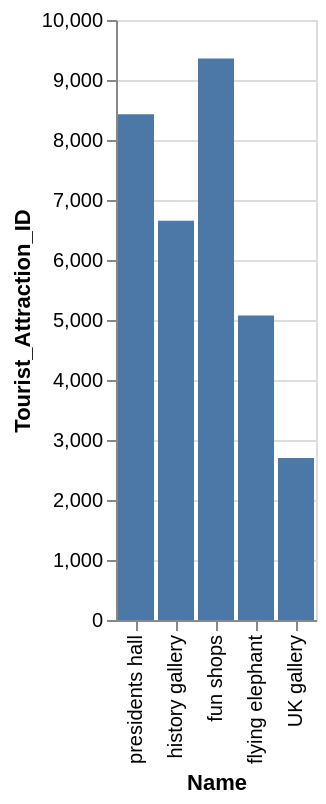

Vega-Lite specification stored for this chart:
### Vega-Lite specification from a JSON file in a GitHub repository (floating-point values rounded to 4 significant figures)
{"data": {"values": [{"x_data": "UK gallery", "y_data": 2701}, {"x_data": "flying elephant", "y_data": 5076}, {"x_data": "history gallery", "y_data": 6653}, {"x_data": "presidents hall", "y_data": 8429}, {"x_data": "fun shops", "y_data": 9360}]}, "mark": "bar", "encoding": {"x": {"field": "x_data", "type": "nominal", "title": "Name", "sort": "descending"}, "y": {"field": "y_data", "type": "quantitative", "title": "Tourist_Attraction_ID"}}}
